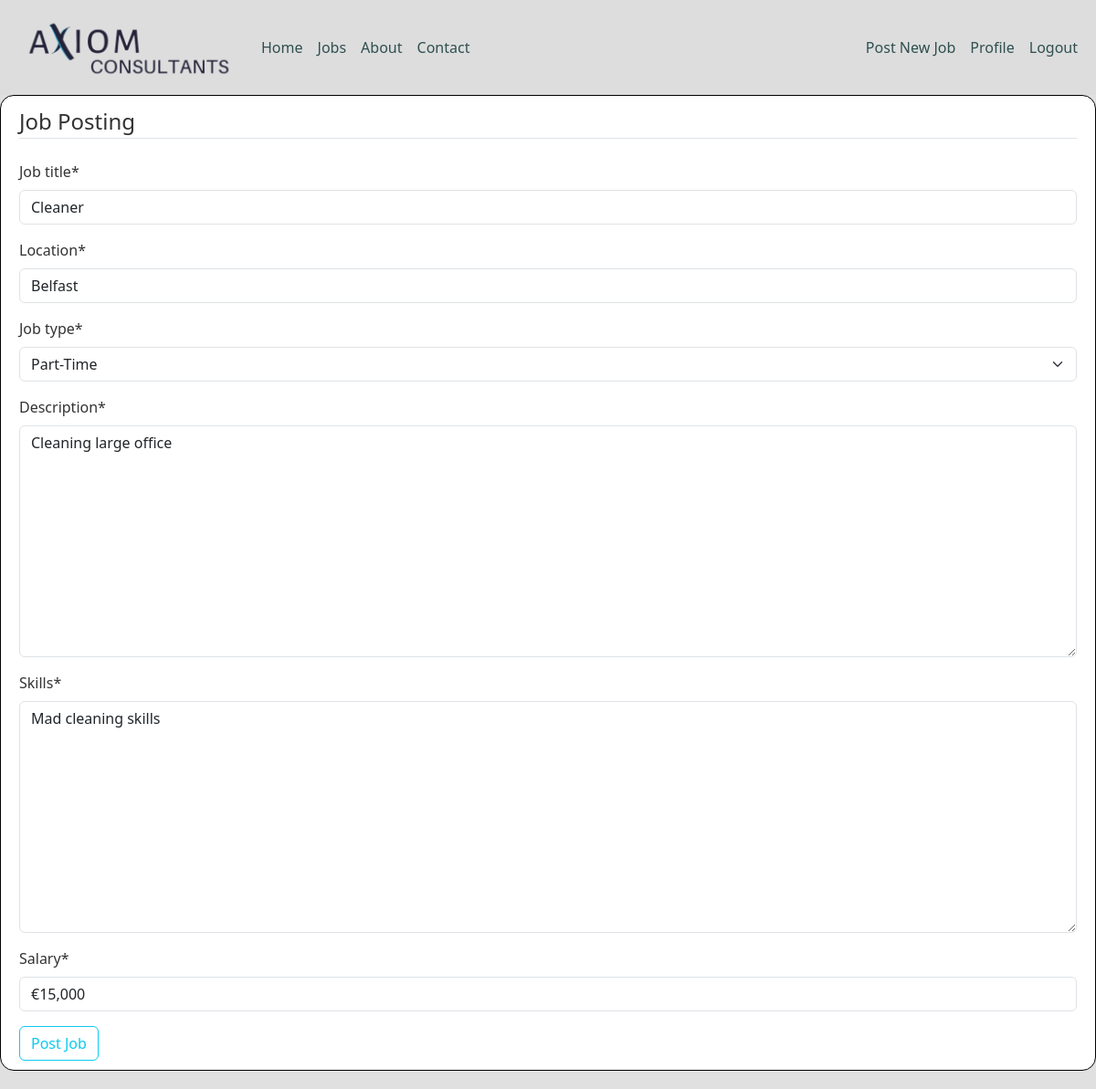
/job/5/update/ (signed in), run on the app's committed database.
### jobs/models.py (models this page shows, shortened)
class Job(models.Model):
    job_title = models.CharField(max_length=100)
    date_posted = models.DateTimeField(default=timezone.now)
    location = models.CharField(max_length=30)
    job_type = models.CharField(max_length=15, choices=JOB_TYPES)
    description = models.TextField()
    skills = models.TextField()
    salary = models.CharField(max_length=30)
    creator = models.ForeignKey(User, on_delete=models.CASCADE)

### jobs/views.py (the view, shortened to what this page needs)
# urls.py: path('job/<int:pk>/update/', JobUpdateView.as_view(), name='job-update'),
class JobUpdateView(LoginRequiredMixin, UserPassesTestMixin, UpdateView):
    model = Job
    fields = [
        'job_title',
        'location',
        'job_type',
        'description',
        'skills',
        'salary'
        ]
    def test_func(self):
        job = self.get_object()
        if self.request.user == job.creator:
            return True
        return False

### jobs/templates/jobs/job_form.html (shortened to what this page needs)
{% extends "jobs/base.html" %}
{% load crispy_forms_tags %}
{% block content %}
<div class="content-section">
    <form method="POST">
        <fieldset class="form-group">
            <legend class="border-bottom mb-4">Job Posting</legend>
        {{ form|crispy }}
        </fieldset>
        <div class="form-group">
            <button class="btn btn-outline-info" type="submit">Post Job</button>
        </div>
    </form>
   </div>
{% endblock content %}

### jobs/static/jobs/style.css (style rules this page uses)
body { background: #dddddde4; color: #333333; max-width: 1300px; margin: 0 auto; }
.content-section { background: #ffffff; padding: 10px 20px; border: 1px solid black; border-radius: 15px; margin-bottom: 20px; }

### data on the page
Job: job_title "Cleaner", location "Belfast", job_type "Part-Time", description "Cleaning large office", skills "Mad cleaning skills", salary "€15,000"
